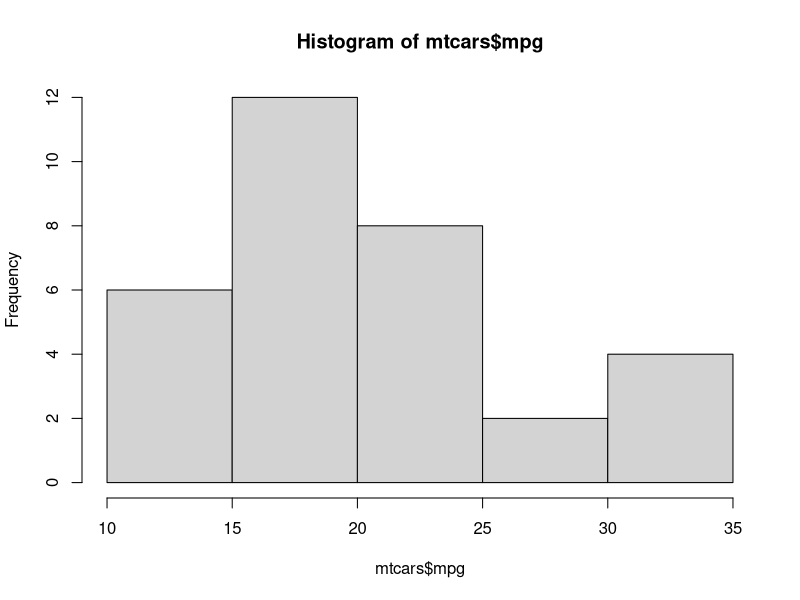
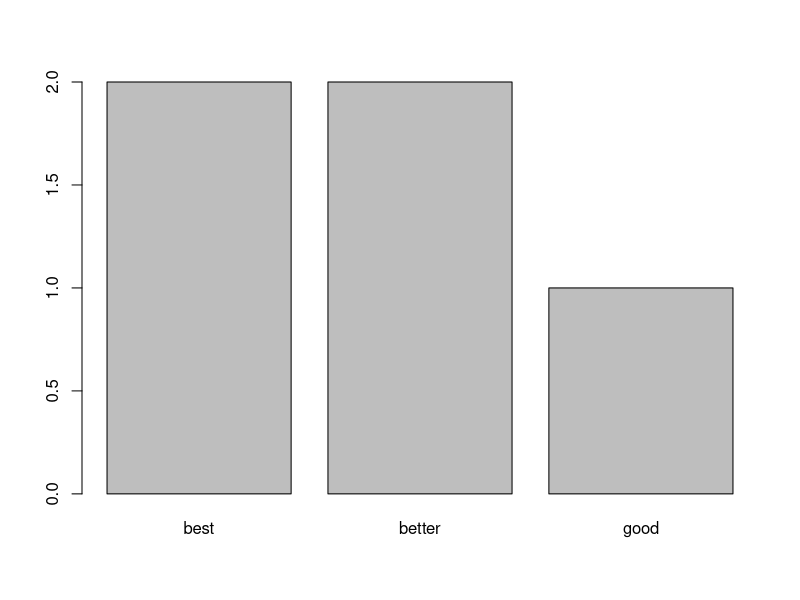
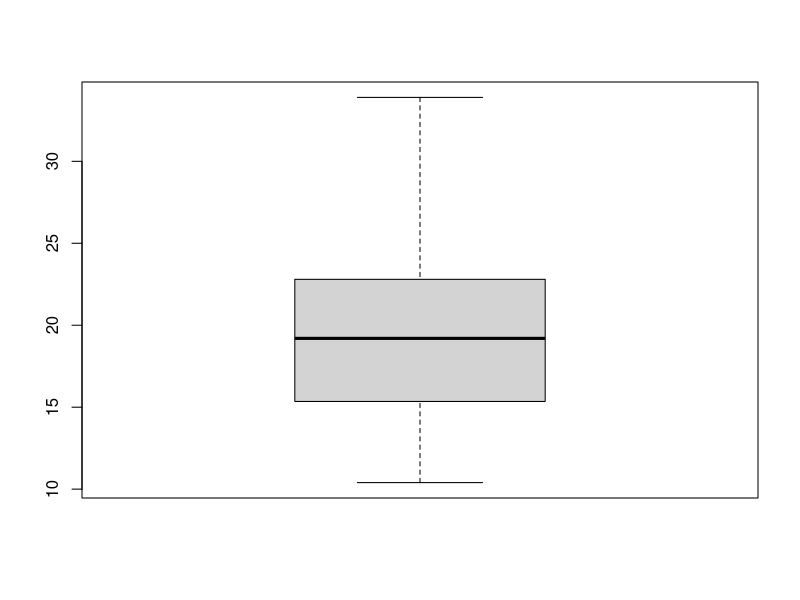
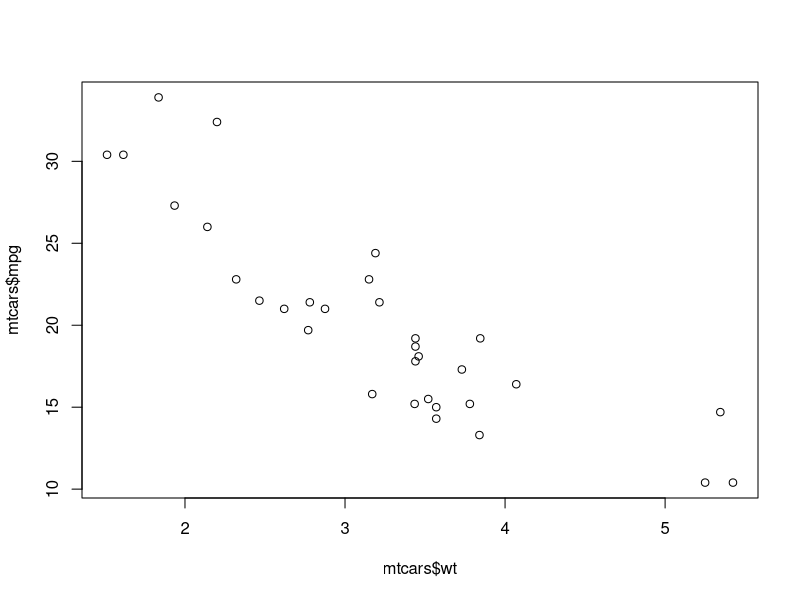
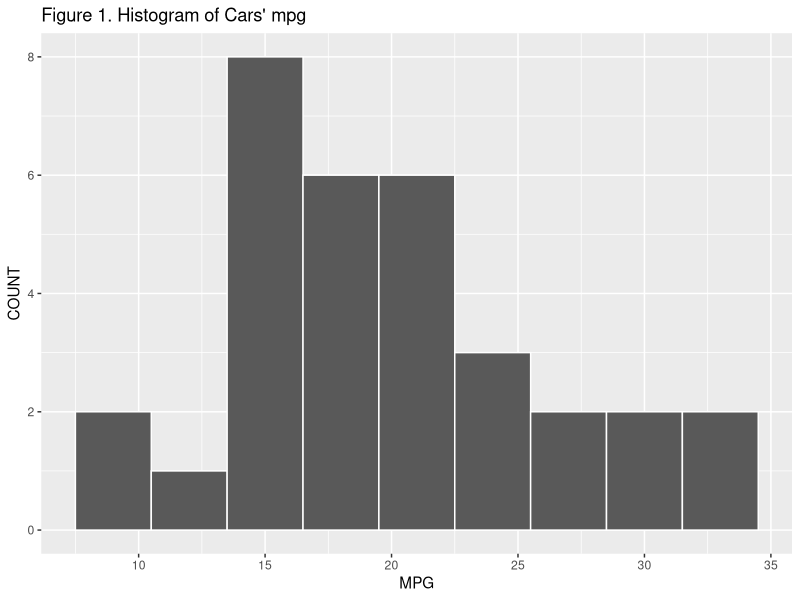
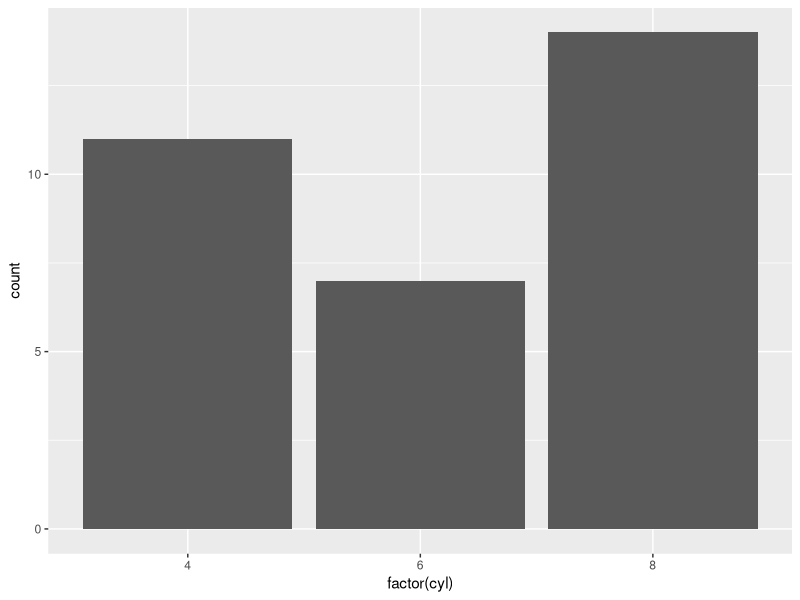
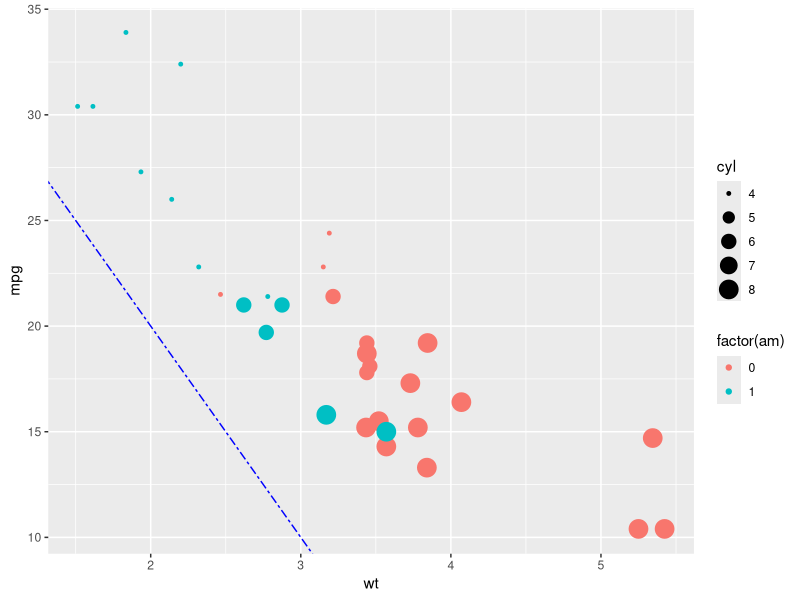
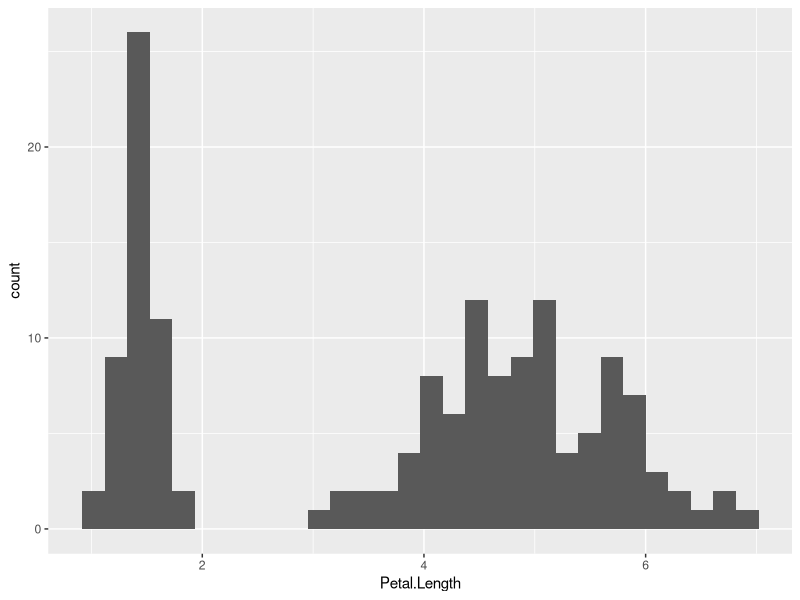

The R source for these figures, in order:
x <- c("good","best","better","better","best")
x_factor <- factor(x)
x
x_factor
x[1] > x[5]
x_factor <- factor(x,ordered=TRUE,levels=c("good","better","best"))
x_factor[1] > x_factor[5]
summary(x)
summary(x_factor)
df <- data.frame(x, x_factor)
x_list <- list(x, x_factor, df)
x_list

hist(mtcars$mpg)
barplot(table(x))
boxplot(mtcars$mpg)
summary(mtcars$mpg)
plot(mtcars$wt,mtcars$mpg)
library(ggplot2)
mpg_hist <- ggplot(data=mtcars,mapping=aes(x=mpg))+geom_histogram(color="white",binwidth=3)
mpg_hist + xlab("MPG") + ylab("COUNT") +ggtitle("Figure 1. Histogram of Cars' mpg")
ggplot(mtcars,aes(x=factor(cyl)))+geom_bar()
g <- ggplot(data=mtcars,mapping=aes(y=mpg, x=wt,color=factor(am),size=cyl))+geom_point()
CLASS <- c("freshman","sophomore","junior","senior","junior")
GPA <- c(2.5,2.6,3,3.5,2.75)
STUDENT <- data.frame(CLASS, GPA)
dim(mtcars)
CLASS_factor <- factor(CLASS)
CLASS_factor
g + geom_abline(slope=-10,intercept=40,color="blue",linetype=6)
a <- 2
2 -> b
c = 2
x <- c(0,1,2)
y <- c(1,2,3)
(x | y) & (!x)

library(dplyr)
iris
head(iris)
iris1 <- iris %>% arrange(Sepal.Length)
iris1 <- iris %>% arrange(desc(Sepal.Length))
iris1 <- iris %>% arrange(Sepal.Length) %>% arrange(Petal.Length)
iris1 <- iris %>% select(Sepal.Length,Petal.Length)
head(iris1)

iris2 <- iris %>% filter(Species=="setosa" | Species =="virginica")
iris2

#Write the dplyr commands that will store the Sepal.Length 
#and Petal.Length data only for the versicolor specie and store in
# a new data frame named iris4 whose dimension is 50 by 2

iris3 <- iris %>% select(Sepal.Length,Petal.Length,Species) 
iris5 <- iris3 %>% filter(Species=="versicolor")


iris4 <- iris %>% filter(Species=="versicolor") %>% select(Sepal.Length, Petal.Length)


iris6 <- iris %>% mutate(Petal.Length.Inch = Petal.Length * 0.393701,Petal.Width.Inch = Petal.Width * .393701)

PL.setosa <- iris$Petal.Length[iris$Species=="setosa"]
PL.versicolor <- iris$Petal.Length[iris$Species=="versicolor"]
PL.virginica <- iris$Petal.Length[iris$Species=="virginica"]
mean(PL.setosa)
mean(PL.versicolor)
mean(PL.virginica)

iris %>% group_by(Species) %>% summarize(Mean = mean(Petal.Length),Median = median(Petal.Length))
iris %>% summarize(Mean = mean(Petal.Length),Median = median(Petal.Length))
iris %>% top_n(5,Petal.Length)

library(tidyverse)
ggplot(iris,aes(x=Petal.Length))+geom_histogram()
dim(iris)
head(iris)
barplot(table(iris$Species))
ggplot(iris,aes(x=Species))+geom_bar()
hist(iris$Petal.Length)
ggplot(iris,aes(x=Petal.Length))+geom_histogram(color="white",bins=5)+facet_wrap(iris$Species)
boxplot(iris$Petal.Length)
ggplot(iris,aes(y=Petal.Length,x=factor(Species)))+geom_boxplot()

x <- c(20,21,22,23,24)
mean(x)
median(x)
range(x)
range(x)[2]-range(x)[1]
max(x)-min(x)
IQR(x)
quantile(x,.25)
quantile(x,0.75)
ggplot(iris,aes(y=Petal.Length,x=factor(Species)))+geom_boxplot()
iris %>% group_by(Species) %>% summarize(IQR = IQR(Petal.Length))
sd(x)
sd(x)^2
var(x)
lower <- quantile(x,0.25)-1.5*IQR(x)
upper <- quantile(x,0.75)+1.5*IQR(x)
c(lower,upper)
x <- rnorm(10000,3.0,0.25)
hist(x)
mu<- mean(x)
sigma<- sd(x)
lower1 <- mu - sigma
upper1 <- mu + sigma
within1 <- x[x >= lower1 & x <=upper1]
length(within1)/length(x)*100

lower2 <- mu - 2*sigma
upper2 <- mu + 2*sigma
within2 <- x[x >= lower2 & x <=upper2]
length(within2)/length(x)*100

qqnorm(x)
qqnorm(iris$Petal.Length)

n1 <- 100
n2 <- 100
x1 <- 72
x2 <- 61
p1hat <- x1/n1
p2hat <- x2/n2
phat <- (x1+x2)/(n1+n2)
z <- (p1hat - p2hat)/sqrt(phat*(1-phat)*(1/n1+1/n2))
pvalue <- 1- pnorm(z)
z
pvalue
sample.data <- matrix(c(72,61,28,39),nrow=2)
prop.test(sample.data,alternative="greater",correct=FALSE)
xbar <- 3.0
s <- 0.4
n <- 50
mu_0 <- 2.8
t <- (xbar - mu_0)/(s/sqrt(n))
pval <- 1 - pt(t,df = n-1)
t.test(mtcars$mpg,mu=20,alternative="greater")

manual <- mtcars$mpg[mtcars$am==1]
auto <- mtcars$mpg[mtcars$am==0]
xbar1 <- mean(manual)
xbar2 <- mean(auto)
s1 <- sd(manual)
s2 <- sd(auto)
n1 <- length(manual)
n2 <- length(auto)
t <- (xbar1-xbar2)/sqrt(s1^2/n1 + s2^2/n2)
df <- (s1^2/n1 + s2^2/n2)^2/(1/(n1-1)*(s1^2/n1)^2+1/(n2-1)*(s2^2/n2)^2)
pval <- 1-pt(t,df=df)
t
pval
df
t.test(manual,auto, alternative="greater")